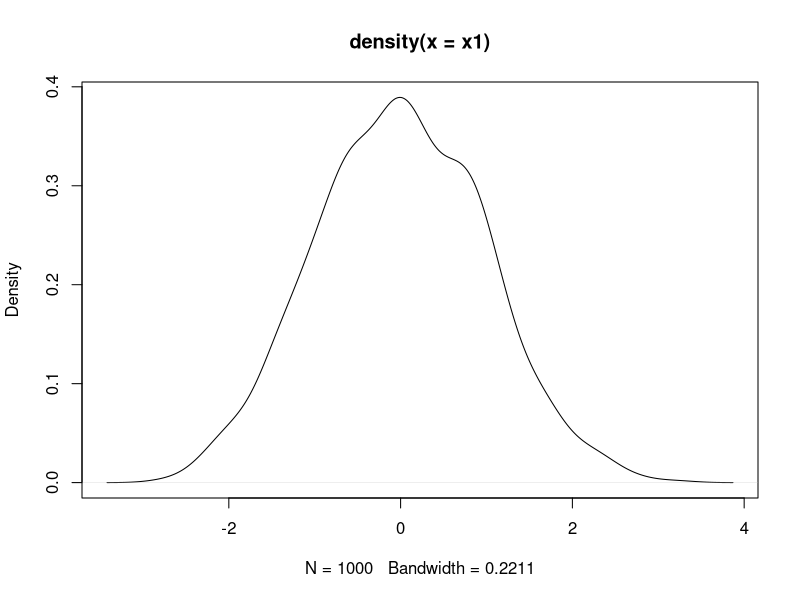
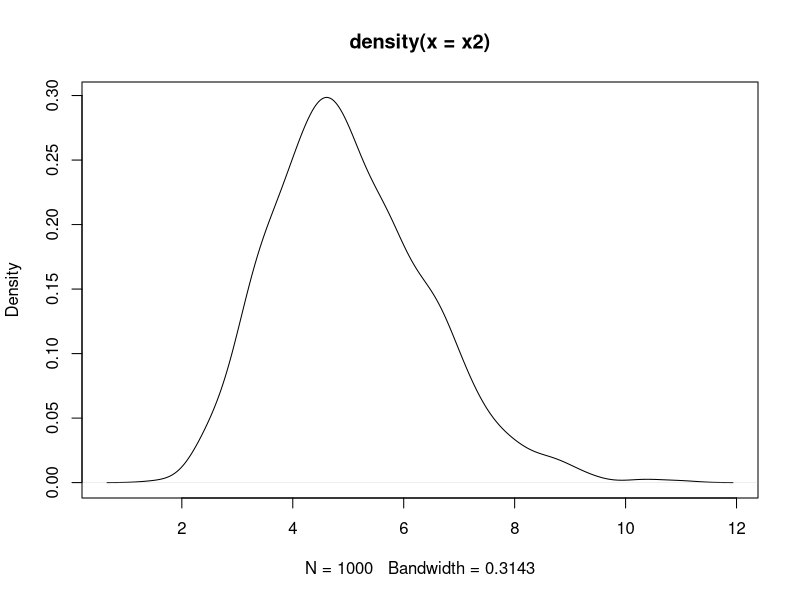

These figures' R source, in order:
## TESTING GOODNESS OF FIT
# Normality
set.seed(51680)
x1 <- rnorm(1000) # mean = 5, sd = 2 
x2 <- rgamma(1000, shape = 12.5, scale = 0.4) # mean = shape x scale, variance = shape x scale^2
plot(density(x1))
plot(density(x2))

# shapiro test
shapiro.test(x1) # p-value = 0.44 --> cant reject H0
shapiro.test(x2) # p-value  --> p-value 1.2e-10, so reject H0

# anderson-darling test
library(nortest)

ad.test(x1)
ad.test(x2)

# kolmogorov smirnov allows for other distributions
# First we'll need to do some point estimation
# for example, for x2 here we'll need to guess shape and scale:

mu <- mean(x2); sigmasq <- var(x2) # we know var/mean = scale, and mean/scale = shape
(scale <- sigmasq/mu);  (shape <- mu/scale)

ks.test(x2, function(...) pgamma(...,shape = shape, scale = scale))

# fitting a distribution to your data requires much thought about 
# where the data comes from, so be sure to understand what is generating your data
# if there's doubt among several possible distributions, you can run the test
# testing several options:

my_dist <- c(
  function(...) pgamma(...,shape = shape, scale = scale),
  function(...) pnorm(..., mean = mu, sd = sqrt(sigmasq))
)

sapply(my_dist, function(dist) ks.test(x2, dist))
